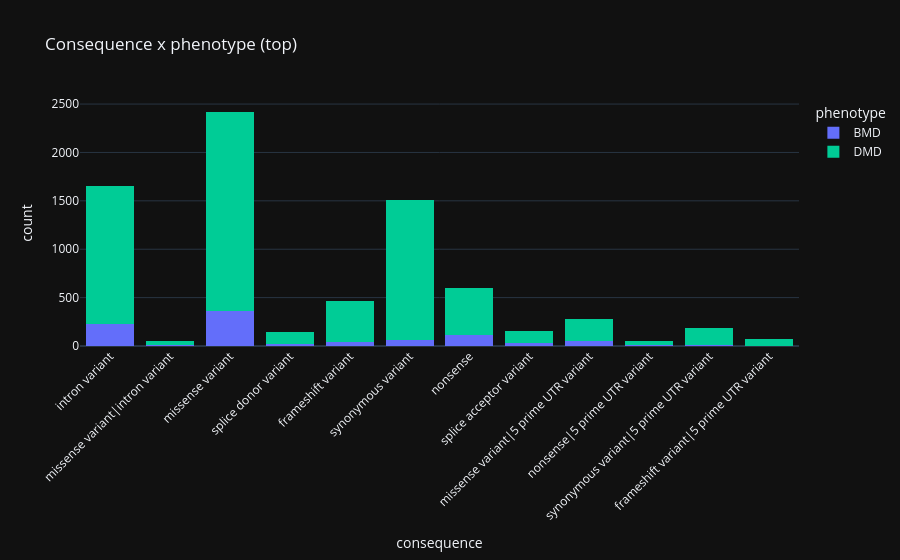

The code cell stored with this chart in its notebook:
### Markdown cell above
## 3. 📊 Consequence with phenotype

### Code cell
top_cons = d['consequence'].value_counts().head(12).index
tmp = d[d['consequence'].isin(top_cons)][['consequence', 'phenotype']]
fig = px.histogram(tmp, x='consequence', color='phenotype', barmode='stack', title='Consequence x phenotype (top)')
fig.update_xaxes(tickangle=-45)
fig.show()

### Figure 1 — Plotly figure (JSON) as saved in the notebook; plotly's stock layout.template omitted (floating-point values rounded to 4 significant figures; data arrays with more than 128 entries replaced by an {"elided": "..."} marker saying what was removed)
{"data": [{"bingroup": "x", "hovertemplate": "phenotype=BMD<br>consequence=%{x}<br>count=%{y}<extra></extra>", "legendgroup": "BMD", "marker": {"color": "#636efa", "pattern": {"shape": ""}}, "name": "BMD", "orientation": "v", "showlegend": true, "x": {"elided": "953 str values"}, "xaxis": "x", "yaxis": "y", "type": "histogram"}, {"bingroup": "x", "hovertemplate": "phenotype=DMD<br>consequence=%{x}<br>count=%{y}<extra></extra>", "legendgroup": "DMD", "marker": {"color": "#00cc96", "pattern": {"shape": ""}}, "name": "DMD", "orientation": "v", "showlegend": true, "x": {"elided": "6617 str values"}, "xaxis": "x", "yaxis": "y", "type": "histogram"}], "layout": {"xaxis": {"anchor": "y", "domain": [0.0, 1.0], "title": {"text": "consequence"}, "tickangle": -45}, "yaxis": {"anchor": "x", "domain": [0.0, 1.0], "title": {"text": "count"}}, "legend": {"title": {"text": "phenotype"}, "tracegroupgap": 0}, "title": {"text": "Consequence x phenotype (top)"}, "barmode": "stack"}}
